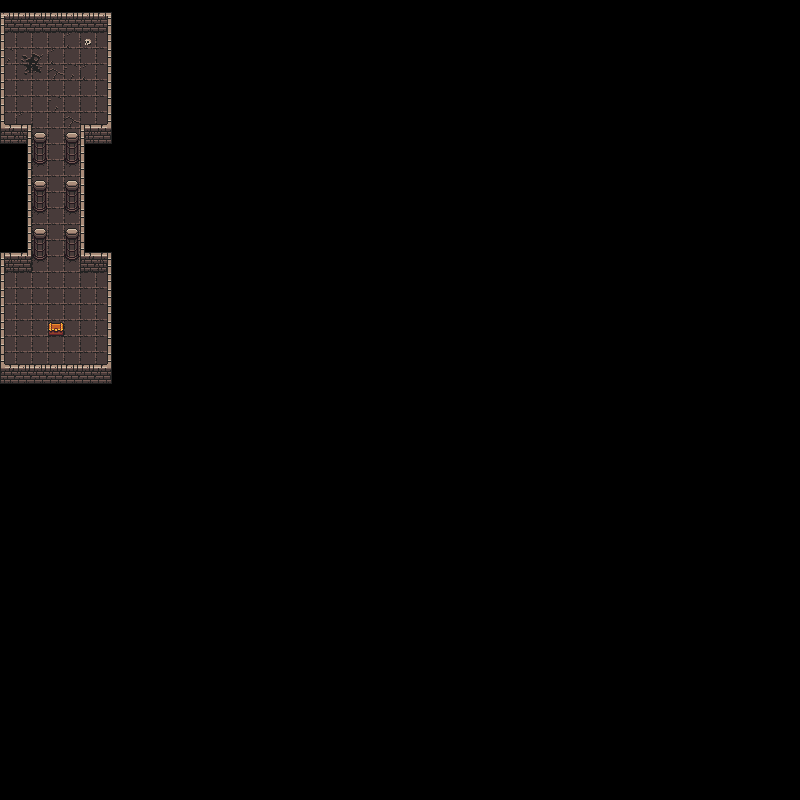

This is a level from a 2D game, rendered from its Tiled map with the project's own tilesets. A one-line summary and the map file follow, with tile-layer data summarised:
An orthogonal 50x50 tile map with 16x16 px tiles, 3 tile layers (floor, backWalls, frontWalls).

<map version="1.2" tiledversion="1.2.4" orientation="orthogonal" renderorder="right-down" width="50" height="50" tilewidth="16" tileheight="16" infinite="0" nextlayerid="4" nextobjectid="1">
 <tileset firstgid="1" source="DungeonTilesetII_V1.2.tsx" />
 <layer id="3" name="floor" width="50" height="50">
  <data>[2500 cells, 126 non-empty, 8 distinct tile ids]</data>
 </layer>
 <layer id="2" name="backWalls" width="50" height="50">
  <data>[2500 cells, 29 non-empty, 14 distinct tile ids]</data>
 </layer>
 <layer id="1" name="frontWalls" width="50" height="50">
  <data>[2500 cells, 69 non-empty, 15 distinct tile ids]</data>
 </layer>
</map>
